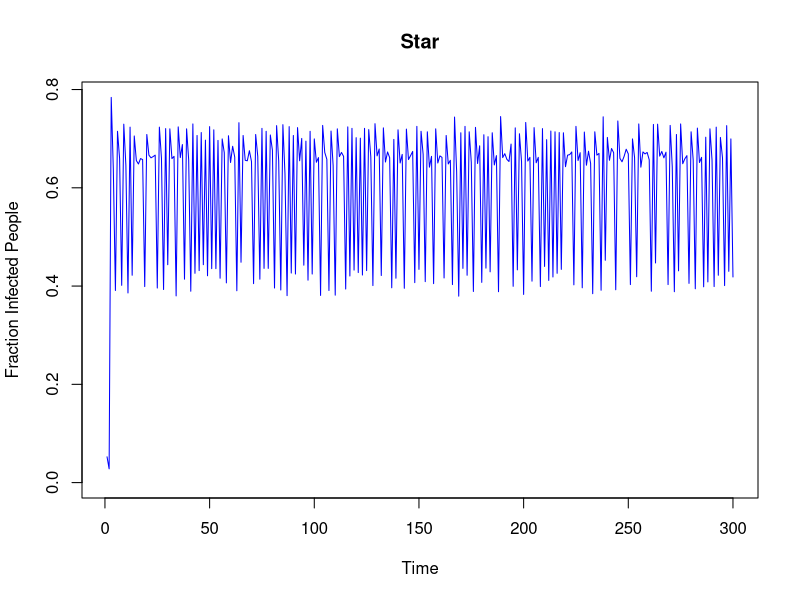
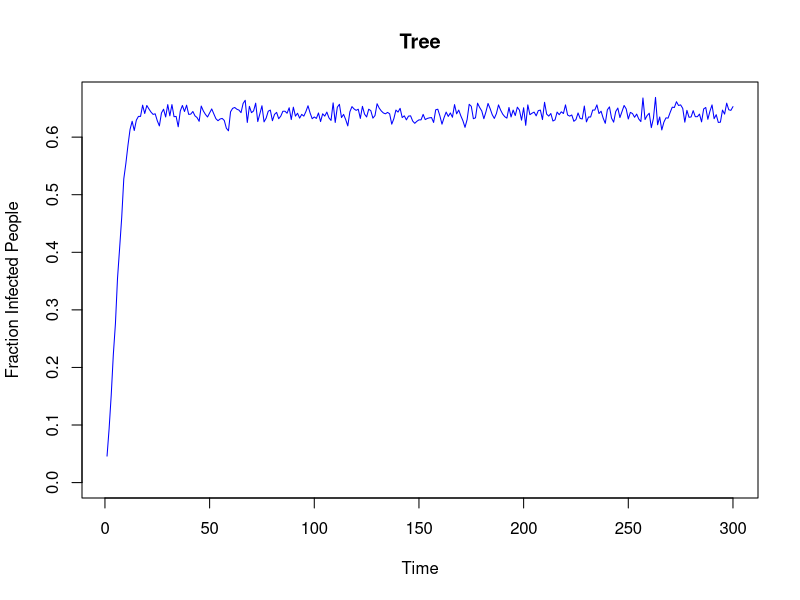
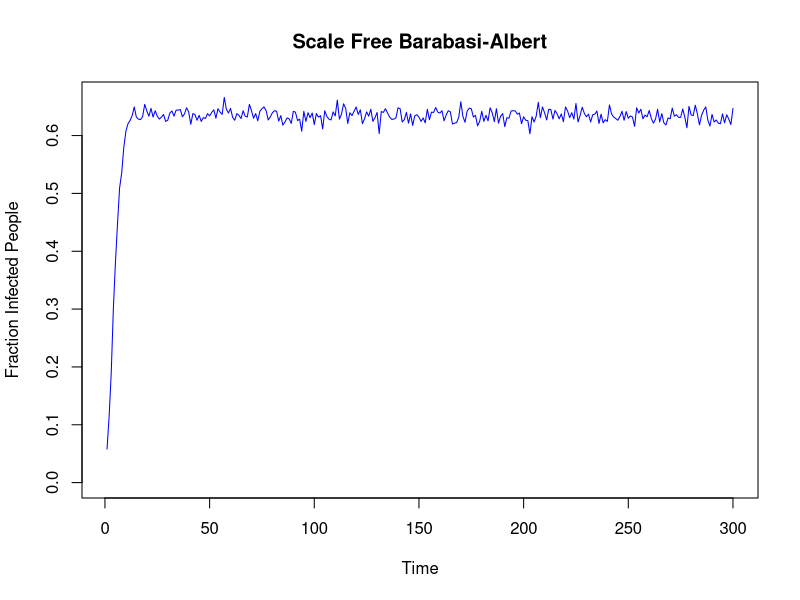
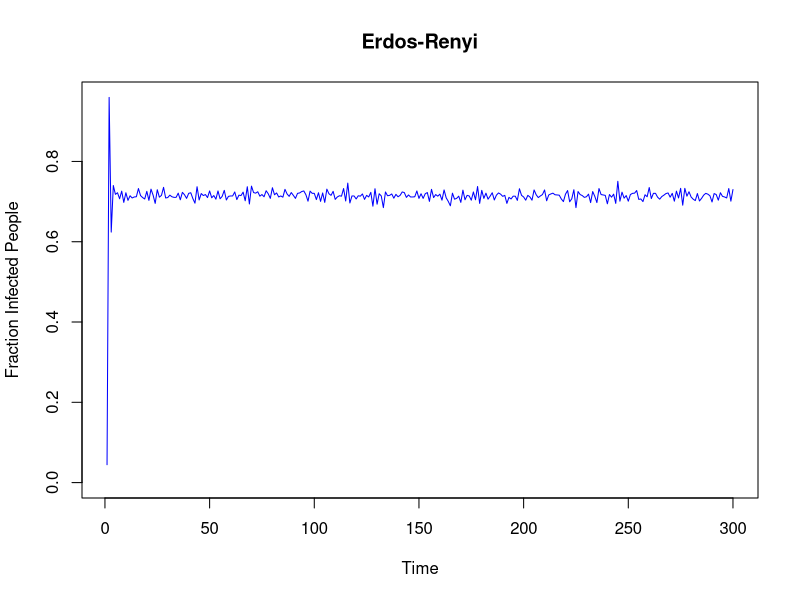
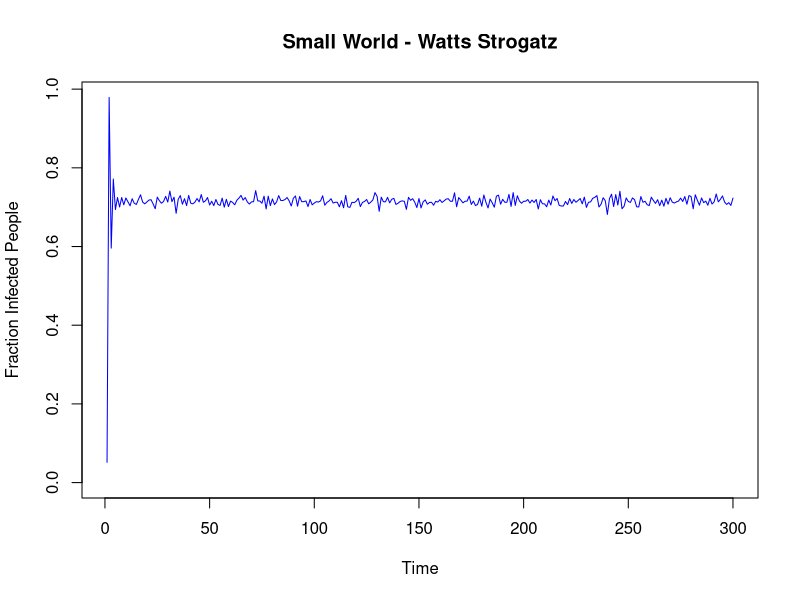
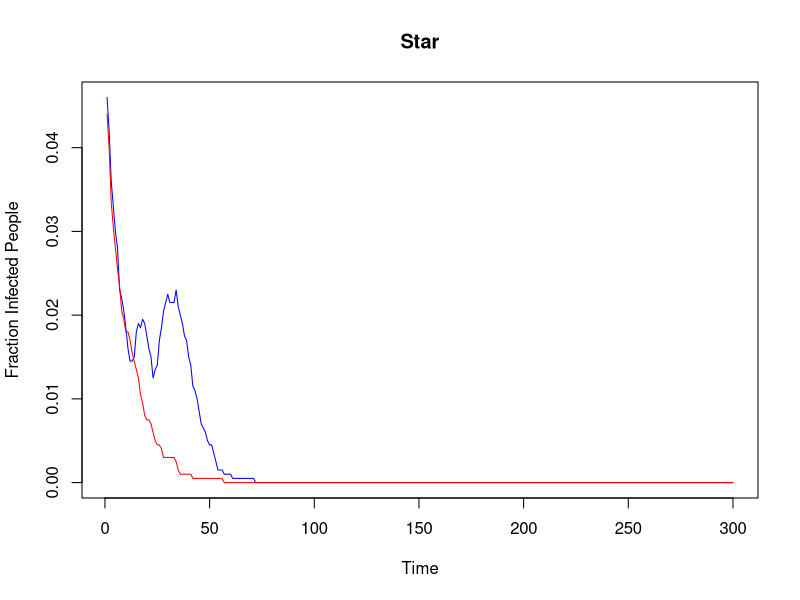

R code for these plots, in order: (Note: a time limit stopped this script after it produced the figures.)
######################################################
## Authors: Juan Pablo Royo Sales & Francesc Roy
## Title: Homework 7
## Dae: 2020-12-28
####################################################

require("igraph")
require("Matrix")

setwd("~/Projects/upc/upc-miri/csn/homeworks/homework_7/code")

eigen_value_mnax <- function(graph){
  max(abs(eigen(as_adj(graph))$values))
}

run_virus_simulation <- function(adj_matrix_graph,initial_infected,tmax,beta,gamma){
  n <- length(initial_infected)
  adj_matrix_in_time <- matrix(nrow=tmax,ncol=n)
  adj_matrix_in_time[1,] <- initial_infected
  for(i in 2:tmax){
    previous_state <- adj_matrix_in_time[i-1,]
    infected_vector <- adj_matrix_graph%*%previous_state
    infected <- infected_vector > rgeom(n,beta)
    recovered <- as.logical(rbinom(n=n,size=1,prob=gamma)*previous_state) 
    adj_matrix_in_time[i,] <- as.logical((previous_state | infected) & !recovered) 
  }
  return (adj_matrix_in_time)
}

fraction_infected_people <- function(sim){
  infected <- c()
  for(i in 1:length(sim[,1])){
    infected[i] <- length(which(sim[i,]==T))
  }
  return (infected)
}

run_simulation <- function(graph,beta,gamma,p0,tmax){
  infect_init <- sample(c(1,0),length(V(graph)),replace=T,prob=c(p0,1-p0))
  virus_simulation <- run_virus_simulation(as_adj(graph),infect_init,tmax,beta,gamma)
  return (fraction_infected_people(virus_simulation)/length(V(graph)))
}

plot_infected <- function(y_vals, graph_name){
  plot(y_vals, ylim = c(0,max(y_vals)),
       main=graph_name,
       xlab="Time",
       ylab="Fraction Infected People",
       type="l",
       col="blue",
       pch=5)
}

search_threshold <- function(graph,name,gamma,epsilon,threshold){
  p_0 <- 0.05
  t_max <- 300
  beta <- gamma*threshold
  beta_slightly_above <- min(1,beta*(1+epsilon))
  beta_slightly_bellow <- max(0,beta*(1-epsilon))
  
  y_vals <- run_simulation(graph,beta=beta_slightly_above,gamma,p_0,t_max)
  plot_infected(y_vals, name)

  simulate_low <- run_simulation(graph,beta=beta_slightly_bellow,gamma,p_0,t_max)
  lines(simulate_low, col="red", pch=5)
  
  return (c(round(beta_slightly_bellow,4),round(beta_slightly_above,4),round(gamma,4)))
}

task_1 <- function(graphs, names, beta, gamma, t_max){
  for(i in 1:length(names)){
    y_vals <- run_simulation(graphs[[i]],beta,gamma,0.05,t_max)
    plot_infected(y_vals, names[i])
  }
}

task_2 <- function(graphs, names){
  set.seed(15)
  epsilon <- 0.1
  gamma <- 0.1
  thresholds = 1/sapply(graphs,eigen_value_mnax)
  df<-data.frame("Low Beta" = double(), "High Beta" = double(), "Gamma" = double())
  for(i in 1:length(names)){
    df[i,] <- search_threshold(graphs[[i]],names[i],gamma,epsilon,thresholds[[i]])
  }
  rownames(df) <- names
  print.data.frame(df)
}

main <- function(){
  
  set.seed(3)
  n <- 2000
  tree <- make_tree(n,children=2,mode = c("undirected"))
  star <- make_star(n,mode=c("undirected"))
  scale_free_barabasi <- barabasi.game(n,.05,directed=F)
  erdos_renyi <- erdos.renyi.game(n,p=0.05,directed = F)
  watts_strogatz <- sample_smallworld(1, n, 80, 0.05)
  
  graphs <- list(star, tree, scale_free_barabasi, erdos_renyi, watts_strogatz)
  names <- c("Star", "Tree","Scale Free Barabasi-Albert","Erdos-Renyi","Small World - Watts Strogatz")

  beta <- 0.8
  gamma <- 0.4
  t_max <- 300
  print(paste("Running Task 1: Fixed Beta and Gamma parameters. Beta:", beta, " - Gamma:", gamma, " - Tmax:", t_max))
  task_1(graphs, names, beta, gamma, t_max)
  
  print(paste("Running Task 2: Try to find threshold"))
  task_2(graphs, names)

}

main()
